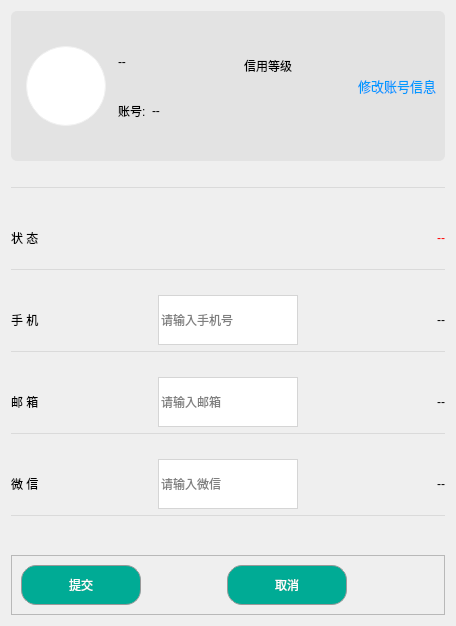
                <widget class="QWidget" name="scrollAreaWidgetContents_2">
                 <property name="geometry">
                  <rect>
                   <x>0</x>
                   <y>0</y>
                   <width>456</width>
                   <height>626</height>
                  </rect>
                 </property>
                 <layout class="QVBoxLayout" name="verticalLayout_19">
                  <item>
                   <widget class="QFrame" name="frame_4">
                    <property name="sizePolicy">
                     <sizepolicy hsizetype="Preferred" vsizetype="Fixed">
                      <horstretch>0</horstretch>
                      <verstretch>0</verstretch>
                     </sizepolicy>
                    </property>
                    <property name="minimumSize">
                     <size>
                      <width>0</width>
                      <height>150</height>
                     </size>
                    </property>
                    <property name="styleSheet">
                     <string notr="true">QFrame{
	background-color: rgba(199, 199, 199,0.3);
	border-radius:6px;
}
QLabel{
	background-color: rgba(255, 255, 255,0);
}</string>
                    </property>
                    <property name="frameShape">
                     <enum>QFrame::StyledPanel</enum>
                    </property>
                    <property name="frameShadow">
                     <enum>QFrame::Raised</enum>
                    </property>
                    <layout class="QVBoxLayout" name="verticalLayout_20">
                     <item>
                      <layout class="QHBoxLayout" name="horizontalLayout_17" stretch="1,10,1,20,2,2,2">
                       <item>
                        <spacer name="horizontalSpacer_15">
                         <property name="orientation">
                          <enum>Qt::Horizontal</enum>
                         </property>
                         <property name="sizeHint" stdset="0">
                          <size>
                           <width>40</width>
                           <height>20</height>
                          </size>
                         </property>
                        </spacer>
                       </item>
                       <item>
                        <widget class="QLabel" name="userHead_label">
                         <property name="sizePolicy">
                          <sizepolicy hsizetype="Fixed" vsizetype="Fixed">
                           <horstretch>0</horstretch>
                           <verstretch>0</verstretch>
                          </sizepolicy>
                         </property>
                         <property name="minimumSize">
                          <size>
                           <width>80</width>
                           <height>80</height>
                          </size>
                         </property>
                         <property name="maximumSize">
                          <size>
                           <width>80</width>
                           <height>80</height>
                          </size>
                         </property>
                         <property name="styleSheet">
                          <string notr="true">width:80px;
height:80px;
border-radius:40px;
background-color: rgb(255, 255, 255);
border:1px solid #f0f0f0;
image:url(:/new/user/resources/head/icons8-doctor-48.png);</string>
                         </property>
                         <property name="text">
                          <string/>
                         </property>
                        </widget>
                       </item>
                       <item>
                        <spacer name="horizontalSpacer_13">
                         <property name="orientation">
                          <enum>Qt::Horizontal</enum>
                         </property>
                         <property name="sizeHint" stdset="0">
                          <size>
                           <width>13</width>
                           <height>14</height>
                          </size>
                         </property>
                        </spacer>
                       </item>
                       <item>
                        <layout class="QVBoxLayout" name="verticalLayout_2" stretch="2,5,5,2">
                         <item>
                          <spacer name="verticalSpacer_5">
                           <property name="orientation">
                            <enum>Qt::Vertical</enum>
                           </property>
                           <property name="sizeType">
                            <enum>QSizePolicy::Fixed</enum>
                           </property>
                           <property name="sizeHint" stdset="0">
                            <size>
                             <width>20</width>
                             <height>20</height>
                            </size>
                           </property>
                          </spacer>
                         </item>
                         <item>
                          <layout class="QHBoxLayout" name="horizontalLayout_9" stretch="1,6">
                           <item>
                            <widget class="QLabel" name="user_label">
                             <property name="styleSheet">
                              <string notr="true">font: 75 16pt &quot;微软雅黑&quot;;</string>
                             </property>
                             <property name="text">
                              <string>--</string>
                             </property>
                            </widget>
                           </item>
                           <item>
                            <spacer name="horizontalSpacer_11">
                             <property name="orientation">
                              <enum>Qt::Horizontal</enum>
                             </property>
                             <property name="sizeHint" stdset="0">
                              <size>
                               <width>40</width>
                               <height>20</height>
                              </size>
                             </property>
                            </spacer>
                           </item>
                          </layout>
                         </item>
                         <item>
                          <layout class="QHBoxLayout" name="horizontalLayout_10" stretch="1,1,50">
                           <item>
                            <widget class="QLabel" name="userID_label">
                             <property name="styleSheet">
                              <string notr="true">font: 10pt &quot;微软雅黑&quot;;</string>
                             </property>
                             <property name="text">
                              <string>账号:</string>
                             </property>
                            </widget>
                           </item>
                           <item>
                            <widget class="QLabel" name="userID_label2">
                             <property name="styleSheet">
                              <string notr="true">font: 10pt &quot;微软雅黑&quot;;</string>
                             </property>
                             <property name="text">
                              <string>--</string>
                             </property>
                            </widget>
                           </item>
                           <item>
                            <spacer name="horizontalSpacer_12">
                             <property name="orientation">
                              <enum>Qt::Horizontal</enum>
                             </property>
                             <property name="sizeHint" stdset="0">
                              <size>
                               <width>40</width>
                               <height>20</height>
                              </size>
                             </property>
                            </spacer>
                           </item>
                          </layout>
                         </item>
                         <item>
                          <layout class="QHBoxLayout" name="horizontalLayout_11">
                           <item>
                            <spacer name="horizontalSpacer_14">
                             <property name="orientation">
                              <enum>Qt::Horizontal</enum>
                             </property>
                             <property name="sizeHint" stdset="0">
                              <size>
                               <width>40</width>
                               <height>20</height>
                              </size>
                             </property>
                            </spacer>
                           </item>
                          </layout>
                         </item>
                        </layout>
                       </item>
                       <item>
                        <layout class="QVBoxLayout" name="verticalLayout_7" stretch="1,3,6">
                         <item>
                          <spacer name="verticalSpacer_7">
                           <property name="orientation">
                            <enum>Qt::Vertical</enum>
                           </property>
                           <property name="sizeType">
                            <enum>QSizePolicy::Fixed</enum>
                           </property>
                           <property name="sizeHint" stdset="0">
                            <size>
                             <width>20</width>
                             <height>20</height>
                            </size>
                           </property>
                          </spacer>
                         </item>
                         <item>
                          <widget class="QLabel" name="credit_label2">
                           <property name="styleSheet">
                            <string notr="true">font: 10pt &quot;微软雅黑&quot;;</string>
                           </property>
                           <property name="text">
                            <string>信用等级</string>
                           </property>
                           <property name="alignment">
                            <set>Qt::AlignBottom|Qt::AlignHCenter</set>
                           </property>
                          </widget>
                         </item>
                         <item>
                          <widget class="QLabel" name="credit_label">
                           <property name="cursor">
                            <cursorShape>PointingHandCursor</cursorShape>
                           </property>
                           <property name="styleSheet">
                            <string notr="true"/>
                           </property>
                           <property name="text">
                            <string/>
                           </property>
                          </widget>
                         </item>
                        </layout>
                       </item>
                       <item>
                        <spacer name="horizontalSpacer_16">
                         <property name="orientation">
                          <enum>Qt::Horizontal</enum>
                         </property>
                         <property name="sizeType">
                          <enum>QSizePolicy::Fixed</enum>
                         </property>
                         <property name="sizeHint" stdset="0">
                          <size>
                           <width>60</width>
                           <height>20</height>
                          </size>
                         </property>
                        </spacer>
                       </item>
                       <item>
                        <widget class="QPushButton" name="userMod_btn">
                         <property name="font">
                          <font>
                           <family>微软雅黑</family>
                           <pointsize>10</pointsize>
                           <weight>50</weight>
                           <italic>false</italic>
                           <bold>false</bold>
                          </font>
                         </property>
                         <property name="cursor">
                          <cursorShape>PointingHandCursor</cursorShape>
                         </property>
                         <property name="styleSheet">
                          <string notr="true">color: rgb(0, 209, 255);
color: rgb(0, 153, 255);
font: 10pt &quot;微软雅黑&quot;;
background-color: rgba(255, 255, 255, 0);
border:0;</string>
                         </property>
                         <property name="text">
                          <string>修改账号信息</string>
                         </property>
                        </widget>
                       </item>
                      </layout>
                     </item>
                    </layout>
                   </widget>
                  </item>
                  <item>
                   <spacer name="verticalSpacer_6">
                    <property name="orientation">
                     <enum>Qt::Vertical</enum>
                    </property>
                    <property name="sizeType">
                     <enum>QSizePolicy::Fixed</enum>
                    </property>
                    <property name="sizeHint" stdset="0">
                     <size>
                      <width>20</width>
                      <height>20</height>
                     </size>
                    </property>
                   </spacer>
                  </item>
                  <item>
                   <widget class="QLabel" name="label_4">
                    <property name="minimumSize">
                     <size>
                      <width>0</width>
                      <height>20</height>
                     </size>
                    </property>
                    <property name="styleSheet">
                     <string notr="true">border-top:1px solid #dadada;
border-radius:0;</string>
                    </property>
                    <property name="text">
                     <string/>
                    </property>
                   </widget>
                  </item>
                  <item>
                   <layout class="QHBoxLayout" name="horizontalLayout_13">
                    <item>
                     <widget class="QLabel" name="userState_label">
                      <property name="minimumSize">
                       <size>
                        <width>0</width>
                        <height>50</height>
                       </size>
                      </property>
                      <property name="styleSheet">
                       <string notr="true">font: 10pt &quot;微软雅黑&quot;;</string>
                      </property>
                      <property name="text">
                       <string>状 态</string>
                      </property>
                     </widget>
                    </item>
                    <item>
                     <widget class="QLabel" name="userState_label2">
                      <property name="styleSheet">
                       <string notr="true">font: 10pt &quot;微软雅黑&quot;;
color: rgb(255, 0, 0);</string>
                      </property>
                      <property name="text">
                       <string>--</string>
                      </property>
                      <property name="alignment">
                       <set>Qt::AlignRight|Qt::AlignTrailing|Qt::AlignVCenter</set>
                      </property>
                     </widget>
                    </item>
                   </layout>
                  </item>
                  <item>
                   <widget class="QLabel" name="label_3">
                    <property name="minimumSize">
                     <size>
                      <width>0</width>
                      <height>20</height>
                     </size>
                    </property>
                    <property name="styleSheet">
                     <string notr="true">border-top:1px solid #dadada;
border-radius:0;</string>
                    </property>
                    <property name="text">
                     <string/>
                    </property>
                   </widget>
                  </item>
                  <item>
                   <layout class="QHBoxLayout" name="horizontalLayout_15">
                    <item>
                     <widget class="QLabel" name="userTele_label">
                      <property name="minimumSize">
                       <size>
                        <width>0</width>
                        <height>50</height>
                       </size>
                      </property>
                      <property name="styleSheet">
                       <string notr="true">font: 10pt &quot;微软雅黑&quot;;</string>
                      </property>
                      <property name="text">
                       <string>手 机</string>
                      </property>
                     </widget>
                    </item>
                    <item>
                     <widget class="QLineEdit" name="userPhoneEdit">
                      <property name="sizePolicy">
                       <sizepolicy hsizetype="Preferred" vsizetype="Fixed">
                        <horstretch>0</horstretch>
                        <verstretch>0</verstretch>
                       </sizepolicy>
                      </property>
                      <property name="minimumSize">
                       <size>
                        <width>0</width>
                        <height>50</height>
                       </size>
                      </property>
                      <property name="maximumSize">
                       <size>
                        <width>16777215</width>
                        <height>50</height>
                       </size>
                      </property>
                      <property name="styleSheet">
                       <string notr="true">border:1px solid #d5d5d5;
background-color: rgb(255, 255, 255);
font: 10pt &quot;微软雅黑&quot;;</string>
                      </property>
                      <property name="text">
                       <string/>
                      </property>
                      <property name="placeholderText">
                       <string>请输入手机号</string>
                      </property>
                     </widget>
                    </item>
                    <item>
                     <widget class="QLabel" name="userTele_label2">
                      <property name="styleSheet">
                       <string notr="true">font: 10pt &quot;微软雅黑&quot;;</string>
                      </property>
                      <property name="text">
                       <string>--</string>
                      </property>
                      <property name="alignment">
                       <set>Qt::AlignRight|Qt::AlignTrailing|Qt::AlignVCenter</set>
                      </property>
                     </widget>
                    </item>
                   </layout>
                  </item>
                  <item>
                   <widget class="QLabel" name="label_5">
                    <property name="minimumSize">
                     <size>
                      <width>0</width>
                      <height>20</height>
                     </size>
                    </property>
                    <property name="styleSheet">
                     <string notr="true">border-top:1px solid #dadada;
border-radius:0;</string>
                    </property>
                    <property name="text">
                     <string/>
                    </property>
                   </widget>
                  </item>
                  <item>
                   <layout class="QHBoxLayout" name="horizontalLayout_16">
                    <item>
                     <widget class="QLabel" name="userEmail_label">
                      <property name="minimumSize">
                       <size>
                        <width>0</width>
                        <height>50</height>
                       </size>
                      </property>
                      <property name="styleSheet">
                       <string notr="true">font: 10pt &quot;微软雅黑&quot;;</string>
                      </property>
                      <property name="text">
                       <string>邮 箱</string>
                      </property>
                     </widget>
                    </item>
                    <item>
                     <widget class="QLineEdit" name="userEmailEdit">
                      <property name="sizePolicy">
                       <sizepolicy hsizetype="Preferred" vsizetype="Fixed">
                        <horstretch>0</horstretch>
                        <verstretch>0</verstretch>
                       </sizepolicy>
                      </property>
                      <property name="minimumSize">
                       <size>
                        <width>0</width>
                        <height>50</height>
                       </size>
                      </property>
                      <property name="maximumSize">
                       <size>
                        <width>16777215</width>
                        <height>50</height>
                       </size>
                      </property>
                      <property name="styleSheet">
                       <string notr="true">border:1px solid #d5d5d5;
background-color: rgb(255, 255, 255);
font: 10pt &quot;微软雅黑&quot;;</string>
                      </property>
                      <property name="placeholderText">
                       <string>请输入邮箱</string>
                      </property>
                     </widget>
                    </item>
                    <item>
                     <widget class="QLabel" name="userEmail_label2">
                      <property name="styleSheet">
                       <string notr="true">font: 10pt &quot;微软雅黑&quot;;</string>
                      </property>
                      <property name="text">
                       <string>--</string>
                      </property>
                      <property name="alignment">
                       <set>Qt::AlignRight|Qt::AlignTrailing|Qt::AlignVCenter</set>
                      </property>
                     </widget>
                    </item>
                   </layout>
                  </item>
                  <item>
                   <widget class="QLabel" name="label_6">
                    <property name="minimumSize">
                     <size>
                      <width>0</width>
                      <height>20</height>
                     </size>
                    </property>
                    <property name="styleSheet">
                     <string notr="true">border-top:1px solid #dadada;
border-radius:0;</string>
                    </property>
                    <property name="text">
                     <string/>
                    </property>
                   </widget>
                  </item>
                  <item>
                   <layout class="QHBoxLayout" name="horizontalLayout_2">
                    <item>
                     <widget class="QLabel" name="userwx_label">
                      <property name="minimumSize">
                       <size>
                        <width>0</width>
                        <height>50</height>
                       </size>
                      </property>
                      <property name="styleSheet">
                       <string notr="true">font: 10pt &quot;微软雅黑&quot;;</string>
                      </property>
                      <property name="text">
                       <string>微 信</string>
                      </property>
                     </widget>
                    </item>
                    <item>
                     <widget class="QLineEdit" name="userWechatEdit">
                      <property name="sizePolicy">
                       <sizepolicy hsizetype="Preferred" vsizetype="Fixed">
                        <horstretch>0</horstretch>
                        <verstretch>0</verstretch>
                       </sizepolicy>
                      </property>
                      <property name="minimumSize">
                       <size>
                        <width>0</width>
                        <height>50</height>
                       </size>
                      </property>
                      <property name="maximumSize">
                       <size>
                        <width>16777215</width>
                        <height>50</height>
                       </size>
                      </property>
                      <property name="styleSheet">
                       <string notr="true">border:1px solid #d5d5d5;
background-color: rgb(255, 255, 255);
font: 10pt &quot;微软雅黑&quot;;</string>
                      </property>
                      <property name="placeholderText">
                       <string>请输入微信</string>
                      </property>
                     </widget>
                    </item>
                    <item>
                     <widget class="QLabel" name="userwx_label2">
                      <property name="styleSheet">
                       <string notr="true">font: 10pt &quot;微软雅黑&quot;;</string>
                      </property>
                      <property name="text">
                       <string>--</string>
                      </property>
                      <property name="alignment">
                       <set>Qt::AlignRight|Qt::AlignTrailing|Qt::AlignVCenter</set>
                      </property>
                     </widget>
                    </item>
                   </layout>
                  </item>
                  <item>
                   <widget class="QLabel" name="label_24">
                    <property name="minimumSize">
                     <size>
                      <width>0</width>
                      <height>20</height>
                     </size>
                    </property>
                    <property name="styleSheet">
                     <string notr="true">border-top:1px solid #dadada;
border-radius:0;</string>
                    </property>
                    <property name="text">
                     <string/>
                    </property>
                   </widget>
                  </item>
                  <item>
                   <spacer name="verticalSpacer_41">
                    <property name="orientation">
                     <enum>Qt::Vertical</enum>
                    </property>
                    <property name="sizeHint" stdset="0">
                     <size>
                      <width>20</width>
                      <height>40</height>
                     </size>
                    </property>
                   </spacer>
                  </item>
                  <item>
                   <widget class="QFrame" name="userPageBtnGroup">
                    <property name="styleSheet">
                     <string notr="true">QPushButton{
font: 10pt &quot;微软雅黑&quot;;
background-color: rgb(0,171,149);
border-radius:15px;
border:1px solid #999999;
color:#fff;
}

QPushButton:hover{
	background-color:rgba(0,171,149,0.7);
}

QPushButton:disabled{
	color:#999999;
}
</string>
                    </property>
                    <property name="frameShape">
                     <enum>QFrame::StyledPanel</enum>
                    </property>
                    <property name="frameShadow">
                     <enum>QFrame::Raised</enum>
                    </property>
                    <layout class="QHBoxLayout" name="horizontalLayout_68">
                     <item>
                      <spacer name="horizontalSpacer_86">
                       <property name="orientation">
                        <enum>Qt::Horizontal</enum>
                       </property>
                       <property name="sizeHint" stdset="0">
                        <size>
                         <width>40</width>
                         <height>20</height>
                        </size>
                       </property>
                      </spacer>
                     </item>
                     <item>
                      <widget class="QPushButton" name="subUserMod_btn">
                       <property name="minimumSize">
                        <size>
                         <width>120</width>
                         <height>40</height>
                        </size>
                       </property>
                       <property name="maximumSize">
                        <size>
                         <width>120</width>
                         <height>40</height>
                        </size>
                       </property>
                       <property name="cursor">
                        <cursorShape>PointingHandCursor</cursorShape>
                       </property>
                       <property name="text">
                        <string>提交</string>
                       </property>
                      </widget>
                     </item>
                     <item>
                      <spacer name="horizontalSpacer_18">
                       <property name="orientation">
                        <enum>Qt::Horizontal</enum>
                       </property>
                       <property name="sizeType">
                        <enum>QSizePolicy::Fixed</enum>
                       </property>
                       <property name="sizeHint" stdset="0">
                        <size>
                         <width>80</width>
                         <height>20</height>
                        </size>
                       </property>
                      </spacer>
                     </item>
                     <item>
                      <widget class="QPushButton" name="cancelUserMod_btn">
                       <property name="minimumSize">
                        <size>
                         <width>120</width>
                         <height>40</height>
                        </size>
                       </property>
                       <property name="maximumSize">
                        <size>
                         <width>120</width>
                         <height>40</height>
                        </size>
                       </property>
                       <property name="cursor">
                        <cursorShape>PointingHandCursor</cursorShape>
                       </property>
                       <property name="text">
                        <string>取消</string>
                       </property>
                      </widget>
                     </item>
                     <item>
                      <spacer name="horizontalSpacer_87">
                       <property name="orientation">
                        <enum>Qt::Horizontal</enum>
                       </property>
                       <property name="sizeHint" stdset="0">
                        <size>
                         <width>289</width>
                         <height>20</height>
                        </size>
                       </property>
                      </spacer>
                     </item>
                    </layout>
                   </widget>
                  </item>
                 </layout>
                </widget>
